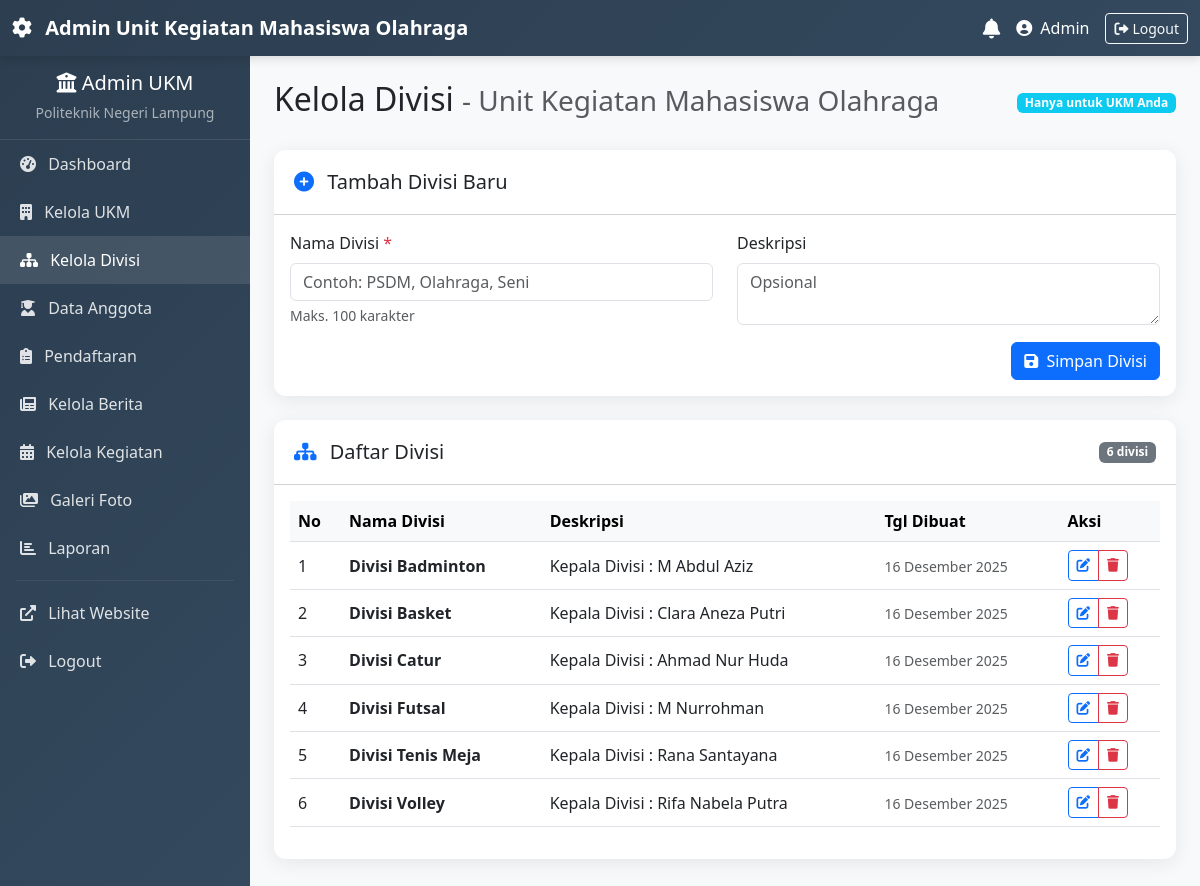
Page /admin/kelola_divisi.php (signed in) on the committed database.
### tables this page shows
CREATE TABLE `divisi` (
  `id` int(11) NOT NULL,
  `ukm_id` int(11) NOT NULL,
  `nama_divisi` varchar(100) NOT NULL,
  `deskripsi` text DEFAULT NULL,
  `created_at` timestamp NOT NULL DEFAULT current_timestamp(),
  `updated_at` timestamp NOT NULL DEFAULT current_timestamp() ON UPDATE current_timestamp()
);

### config/functions.php (called while the page is built, shortened)
<?php
function formatTanggal($tanggal) {
    $bulan = [
        1 => 'Januari', 2 => 'Februari', 3 => 'Maret', 4 => 'April',
        5 => 'Mei', 6 => 'Juni', 7 => 'Juli', 8 => 'Agustus',
        9 => 'September', 10 => 'Oktober', 11 => 'November', 12 => 'Desember'
    ];
    $split = explode('-', date('Y-n-j', strtotime($tanggal)));
    return $split[2] . ' ' . $bulan[(int)$split[1]] . ' ' . $split[0];
}

### admin/kelola_divisi.php (the view, shortened to what this page needs)
<?php
require_once '../config/functions.php';
$ukm_id = (int)$_SESSION['ukm_id'];
$database = new Database();
$db = $database->getConnection();
$stmt_ukm = $db->prepare("SELECT nama_ukm FROM ukm WHERE id = ?");
$stmt_ukm->execute([$ukm_id]);
$nama_ukm = $stmt_ukm->fetchColumn() ?? 'UKM Anda';
$stmt = $db->prepare("SELECT * FROM divisi WHERE ukm_id = ? ORDER BY nama_divisi ASC");
$stmt->execute([$ukm_id]);
$divisi_list = $stmt->fetchAll(PDO::FETCH_ASSOC);
?>
<?php include 'layout.php'; ?>
<div class="p-4">
    <div class="d-flex justify-content-between align-items-center mb-4">
        <h2>Kelola Divisi <small class="text-muted">- <?= htmlspecialchars($nama_ukm) ?></small></h2>
        <span class="badge bg-info">Hanya untuk UKM Anda</span>
    </div>
    <div class="card mb-4">
        <div class="card-header bg-white">
            <h5 class="mb-0"><i class="fas fa-plus-circle text-primary me-2"></i> Tambah Divisi Baru</h5>
        </div>
        <div class="card-body">
            <form method="POST">
                <div class="row">
                    <div class="col-md-6 mb-3">
                        <label class="form-label">Nama Divisi <span class="text-danger">*</span></label>
                        <input type="text" class="form-control" name="nama_divisi" maxlength="100" placeholder="Contoh: PSDM, Olahraga, Seni" required>
                        <div class="form-text">Maks. 100 karakter</div>
                    </div>
                    <div class="col-md-6 mb-3">
                        <label class="form-label">Deskripsi</label>
                        <textarea class="form-control" name="deskripsi" rows="2" placeholder="Opsional"></textarea>
                    </div>
                </div>
                <div class="text-end">
                    <button type="submit" class="btn btn-primary">
                        <i class="fas fa-save me-1"></i> Simpan Divisi
                    </button>
                </div>
            </form>
        </div>
    </div>
    <div class="card">
        <div class="card-header bg-white d-flex justify-content-between align-items-center">
            <h5 class="mb-0"><i class="fas fa-sitemap text-primary me-2"></i> Daftar Divisi</h5>
            <span class="badge bg-secondary"><?= count($divisi_list) ?> divisi</span>
        </div>
        <div class="card-body">
            <?php if (empty($divisi_list)): ?>
                <div class="text-center py-4 text-muted">
                    <i class="fas fa-folder-open fa-3x mb-2"></i>
                    <p>Belum ada divisi. Silakan tambahkan divisi pertama Anda!</p>
                </div>
            <?php else: ?>
                <div class="table-responsive">
                    <table class="table table-hover align-middle">
                        <thead class="table-light">
                            <tr>
                                <th>No</th>
                                <th>Nama Divisi</th>
                                <th>Deskripsi</th>
                                <th>Tgl Dibuat</th>
                                <th>Aksi</th>
                            </tr>
                        </thead>
                        <tbody>
                            <?php foreach ($divisi_list as $index => $div): ?>
                                <tr>
                                    <td><?= $index + 1 ?></td>
                                    <td>
                                        <strong><?= htmlspecialchars($div['nama_divisi']) ?></strong>
                                    </td>
                                    <td>
                                        <?= !empty($div['deskripsi']) ? nl2br(htmlspecialchars($div['deskripsi'])) : '<span class="text-muted">-</span>' ?>
                                    </td>
                                    <td>
                                        <small class="text-muted"><?= formatTanggal($div['created_at']) ?></small>
                                    </td>
                                    <td>
                                        <div class="btn-group btn-group-sm">
                                            <button type="button" class="btn btn-outline-primary btn-action"
                                                    data-bs-toggle="modal"
                                                    data-bs-target="#editModal<?= $div['id'] ?>"
                                                    title="Edit">
                                                <i class="fas fa-edit"></i>
                                            </button>
                                            <a href="?hapus=<?= $div['id'] ?>"
                                               class="btn btn-outline-danger btn-action"
                                               title="Hapus"
                                               onclick="return confirm('Yakin hapus divisi \"<?= addslashes(htmlspecialchars($div['nama_divisi'])) ?>\"?')">
                                                <i class="fas fa-trash"></i>
                                            </a>
                                        </div>
                                    </td>
                                </tr>
                            <?php endforeach; ?>
                        </tbody>
                    </table>
                </div>
            <?php endif; ?>
        </div>
    </div>
</div>
<?php include 'footer.php'; ?>

### admin/layout.php (style rules this page uses)
body { overflow: hidden; }

### admin/kelola_divisi.php (style rules this page uses)
.card { border: none; border-radius: 12px; box-shadow: 0 4px 20px rgba(0,0,0,0.08); margin-bottom: 24px; }
.card-header { border-radius: 12px 12px 0 0 !important; padding: 1.25rem; }
.btn-action { font-size: 0.85rem; padding: 0.25rem 0.5rem; }

### rows in the picture
divisi: nama_divisi "Divisi Badminton", deskripsi "Kepala Divisi : M Abdul Aziz", created_at "16 Desember 2025"
divisi: nama_divisi "Divisi Basket", deskripsi "Kepala Divisi : Clara Aneza Putri", created_at "16 Desember 2025"
divisi: nama_divisi "Divisi Catur", deskripsi "Kepala Divisi : Ahmad Nur Huda", created_at "16 Desember 2025"
divisi: nama_divisi "Divisi Futsal", deskripsi "Kepala Divisi : M Nurrohman", created_at "16 Desember 2025"
divisi: nama_divisi "Divisi Tenis Meja", deskripsi "Kepala Divisi : Rana Santayana", created_at "16 Desember 2025"
divisi: nama_divisi "Divisi Volley", deskripsi "Kepala Divisi : Rifa Nabela Putra", created_at "16 Desember 2025"

### other values in the picture
$nama_ukm "Unit Kegiatan Mahasiswa Olahraga"
$_SESSION['user_name'] "Admin"
count($divisi_list) "6"
